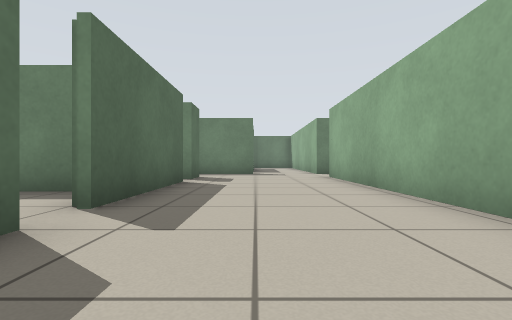
view 1 (above)

24 first-person views from a walk through a world built for the Player/Stage simulator. The camera is 0.5 m above the floor, looks level and sees 85° across. The lines on the ground mark 1 m squares. The floor is counted in squares, 1 m on a side. Each view is taken from the middle of a square. On the plan, view 1 faces up. The plan holds only what a view shows up to about 9 squares ahead; the rest is blank. Robots are left out.

view 2
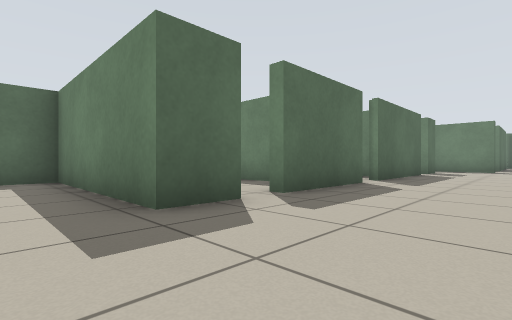

view 3
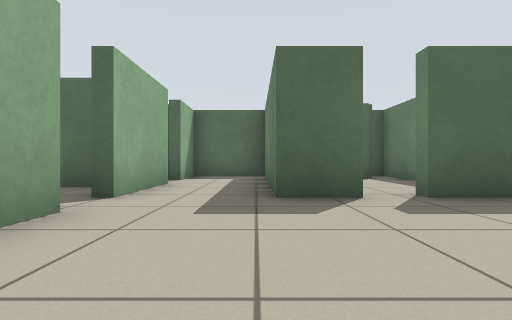

view 4
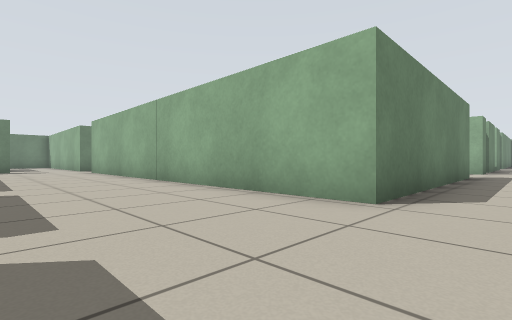

view 5
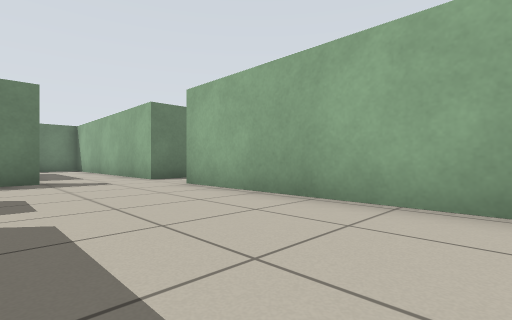

view 6
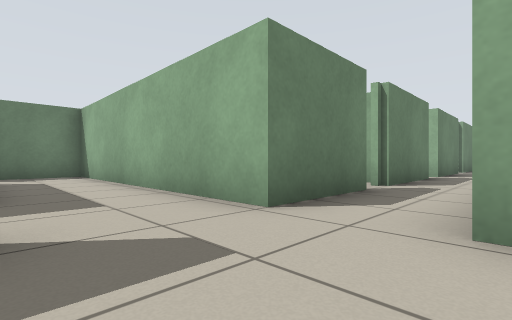

view 7
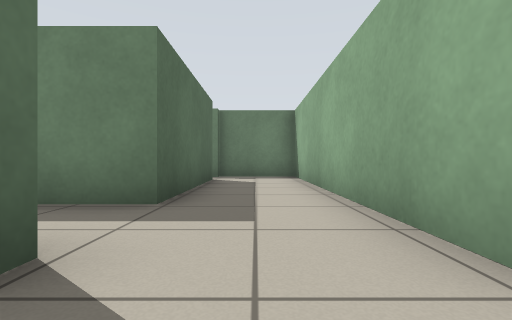

view 8
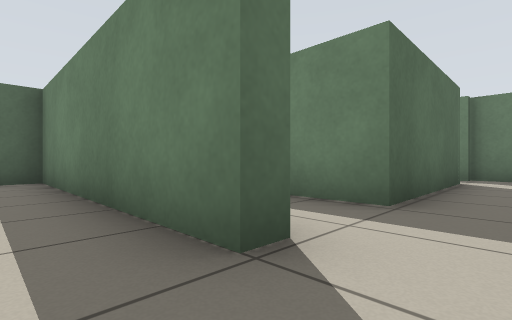

view 9
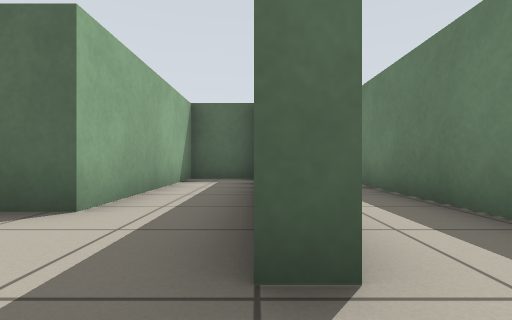

view 10
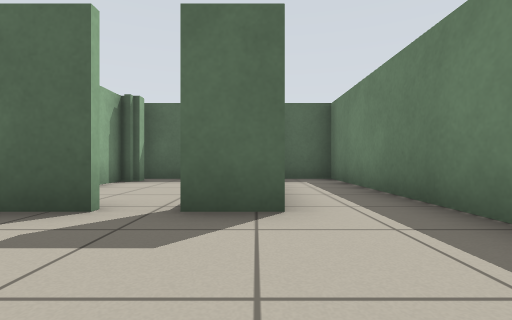

view 11
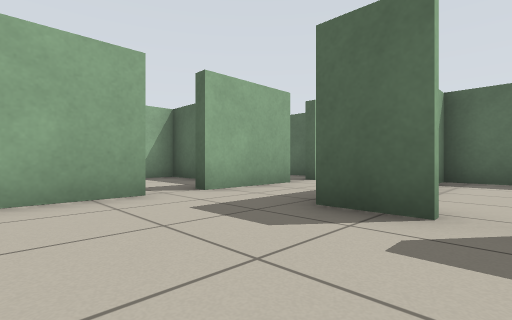

view 12
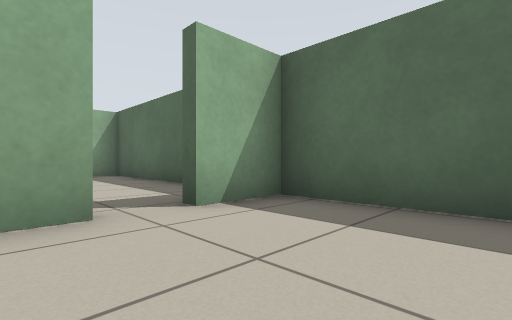

view 13
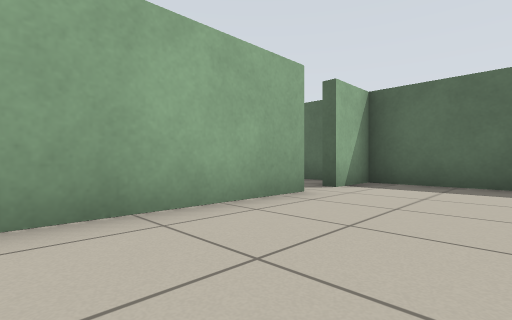

view 14
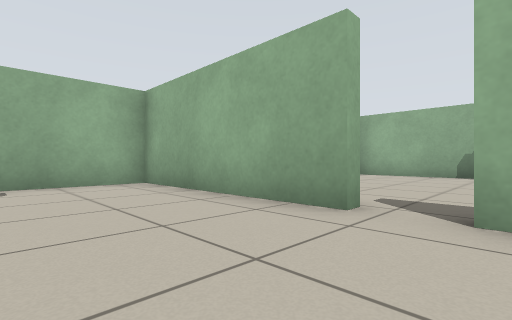

view 15
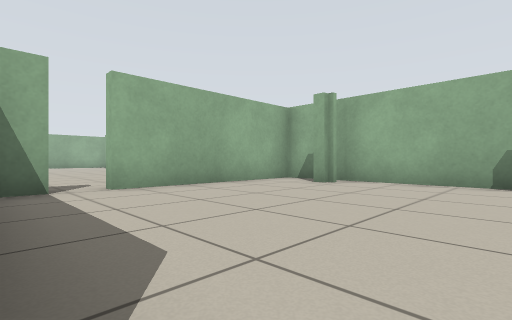

view 16
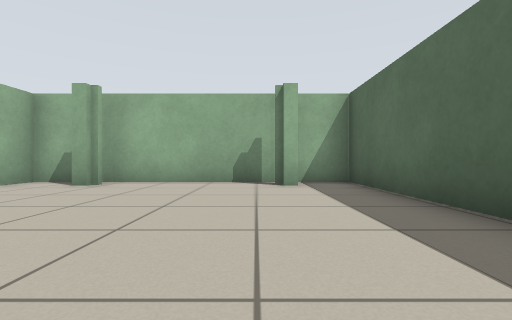

view 17
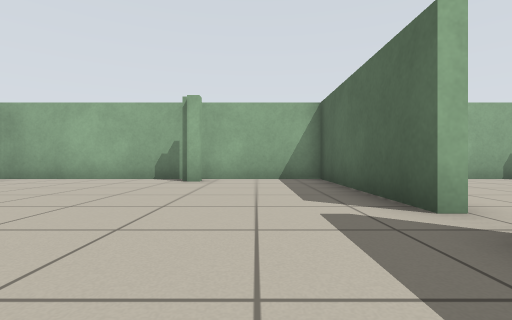

view 18
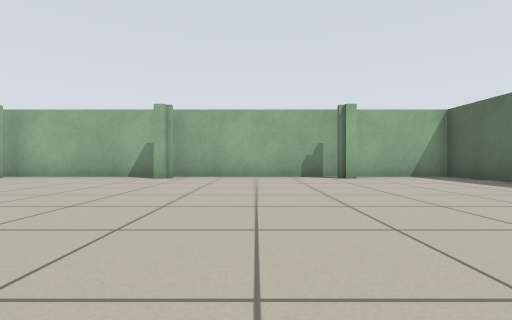

view 19
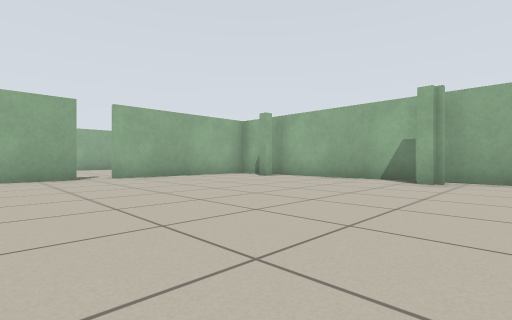

view 20
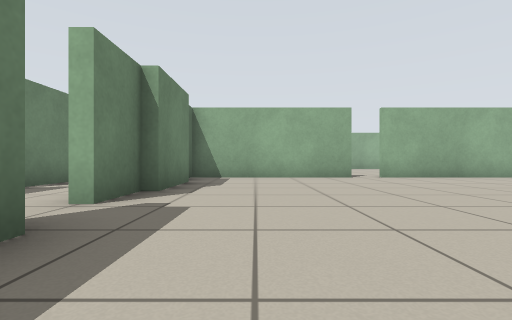

view 21
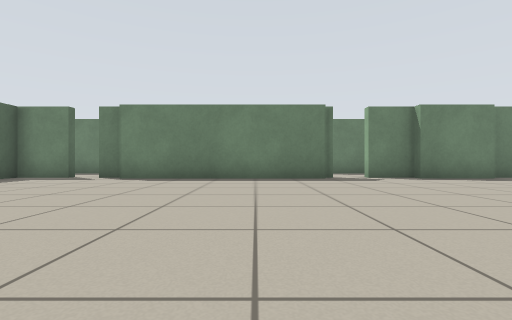

view 22
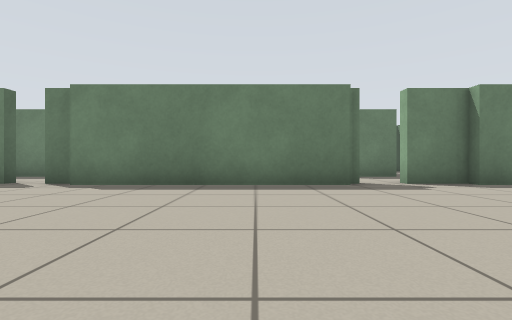

view 23
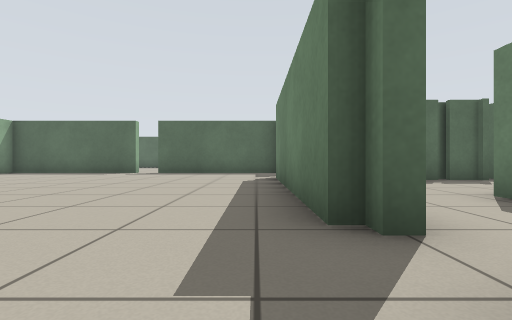

view 24
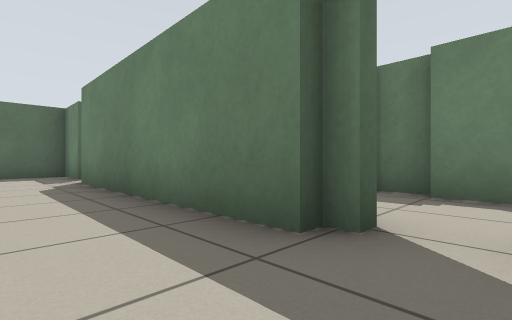

### Floor plan
Ten units are one square. View 1 is at (0, 0); x grows to the right and y downward. Boxes are objects, and circles mark ways between rooms. Rooms are numbered by the first view taken in them; rooms with no view inside come last. Other rooms are left out.
<svg viewBox="-69 -179 264 337">
<path fill="none" stroke="#000" d="M-17 -20 -17 8M-17 -65 -17 -28M-17 15 -17 27 -64 27 -64 49 -49 49M-1 -105 -1 -100 -64 -100 -64 -83 -17 -83 -17 -72M46 -100 22 -100M66 27 22 27 22 -84M-8 49 9 49M85 -100 56 -100 56 -104M-40 49 -16 49M108 -100 94 -100M-8 86 40 86 40 62M-31 60 -31 86 -16 86M21 145 26 145M40 98 40 91M-19 145 -14 145M-31 98 -31 153 40 153 40 105M130 55 72 55M72 52 65 52M155 52 141 52M43 105 43 153 176 153M58 52 43 52 43 66M175 55 154 55M190 98 190 52 176 52M190 144 190 105M130 24 121 24M85 27 66 27M80 2 80 12M152 27 130 27M22 -100 22 -174 -1 -174M-1 -161 -1 -121 -46 -121M-34 -8 -64 -8 -64 -4M-64 12 -64 24 -59 24M-64 -61 -64 -50M-59 -53 -55 -53M-55 -49 -46 -49"/>
<circle cx="-10" cy="50" r="3" fill="#2a7"/>
<circle cx="60" cy="50" r="3" fill="#2a7"/>
<circle cx="75" cy="35" r="3" fill="#2a7"/>
<circle cx="5" cy="-100" r="3" fill="#2a7"/>
<circle cx="-20" cy="10" r="3" fill="#2a7"/>
<circle cx="-20" cy="-70" r="3" fill="#2a7"/>
<circle cx="-10" cy="90" r="3" fill="#2a7"/>
<circle cx="40" cy="100" r="3" fill="#2a7"/>
<circle cx="135" cy="50" r="3" fill="#2a7"/>
<text x="10" y="-40">1</text>
<text x="0" y="70">2</text>
<text x="10" y="120">3</text>
<text x="110" y="100">4</text>
<text x="110" y="30">5</text>
<text x="0" y="-120">6</text>
<text x="-40" y="10">7</text>
<text x="-50" y="-70">8</text>
</svg>
Room 1 opens to room 2. Room 1 opens to room 4. Room 1 opens to room 5. Room 1 opens to room 6. Room 1 opens to room 7. Room 1 opens to room 8. Room 2 opens to room 3. Room 3 opens to room 4. Room 4 opens to room 5.

Where each view was taken, in squares from view 1:
view 1: 0 up, 0 right, facing up
view 2: 4 down, 1 right, facing up-left
view 3: 3 down, 2 right, facing left
view 4: 4 down, 1 left, facing up-right
view 5: 3 up, 1 left, facing up-right
view 6: 8 up, 0 right, facing up-right
view 7: 9 up, 1 right, facing up
view 8: 9 up, 1 right, facing up-left
view 9: 10 up, 1 right, facing left
view 10: 8 up, 1 right, facing left
view 11: 1 down, 1 right, facing down-left
view 12: 6 down, 0 right, facing down-left
view 13: 6 down, 3 right, facing down-left
view 14: 6 down, 2 left, facing down-right
view 15: 9 down, 1 left, facing down-right
view 16: 9 down, 1 left, facing down
view 17: 8 down, 6 right, facing down
view 18: 7 down, 10 right, facing down
view 19: 8 down, 11 right, facing down-right
view 20: 7 down, 11 right, facing right
view 21: 13 down, 11 right, facing up
view 22: 11 down, 11 right, facing up
view 23: 6 down, 15 right, facing left
view 24: 7 down, 14 right, facing up-left
